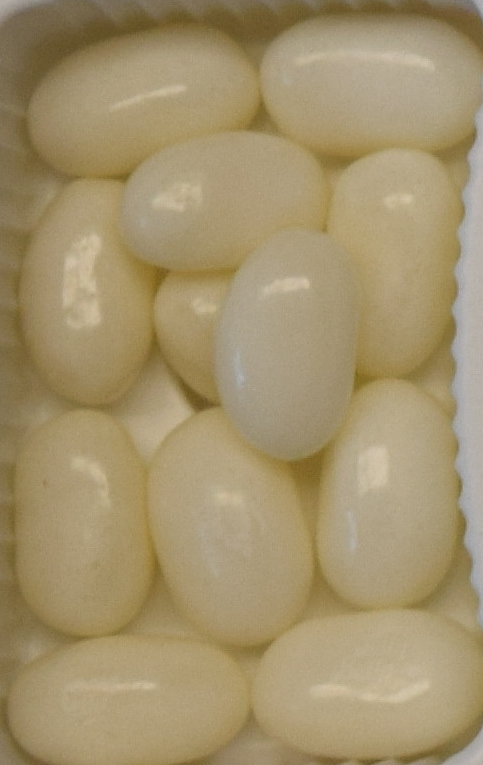
#> input picture data-gift-box/coconut-sm.png, 483 x 765 px, found by its file name
$ python decide_Scripts.py
#> lines starting #> are read from the running program, lines starting #| are printed output that depends on the picture; after the words box and inside, x2 and y2 are one past the last pixel; in counts of white or black regions, pixels touching at a corner belong together; pictures that were not available may be replaced by others from this repository, and a replacement may not be noted
### Codes_Jellybean/demo_new_trial_light_end_to_end_catch.py
## necessary library  imports
import cv2
# from scipy import ndimage
from skimage.segmentation import flood_fill
# from skimage.segmentation import clear_border
import numpy as np
# [7 lines of commented-out code are left out]
from skimage.filters import threshold_multiotsu
from PIL import Image
# from skimage.segmentation import random_walker
# import imutils
import uuid

# increase, decrease the size of a contour
# [11 lines left out: function scale_contour, not called in this run]

# [6 lines of commented-out code are left out]

def mask_for_beans_light_catch(path, resize_factor = 3.5):

    # read the image
    test_image_colored = cv2.imread(path)
    name = path.split("\\")[-2]+"." +path.split("\\")[-1].split(".")[-2]
    # convert to yuv
    # the y channel is the light/dark channel
    test_image = cv2.cvtColor(test_image_colored, cv2.COLOR_BGR2YUV)
    # extract the y component
    test_image = test_image[:,:,0]

    # equalize the histogram
    equ = cv2.equalizeHist(test_image)
    # hard to see big images in spyder
    # uncomment if you want to see
    # cv2.imwrite(r"D:\Jellybean\Relevant\Test_Images\equalized_grayscale.png",equ)

    # Apply multi-Otsu threshold
    # there are three basic components
    # the bean, the shadow, and the background
    thresholds = threshold_multiotsu(equ, classes=3)

    # Using the threshold values, we generate the three regions.
    regions = np.digitize(equ, bins=thresholds)

    # basic strategy
    # initialize an empty mask
    # and use the regions to get different masks
    mask1 = np.zeros(regions.shape, dtype="uint8")
    mask1[regions == 0] = 255
    # visualize
    # cv2.imwrite(r"D:\Jellybean\Relevant\Test_Images\mask0_gray.png",mask1)


    mask2 = np.zeros(regions.shape, dtype="uint8")
    mask2[regions == 1] = 255
    # cv2.imwrite(r"D:\Jellybean\Relevant\Test_Images\mask1_gray.png",mask2)

    mask3 = np.zeros(regions.shape, dtype="uint8")
    mask3[regions == 2] = 255
    # cv2.imwrite(r"D:\Jellybean\Relevant\Test_Images\mask2_gray.png",mask3)

    # choose the mask which has lowest variation in the areas of detected contours
    # after let's say truncating some low area contours

    # our main goal is to automatically pick the correct mask
    # we want
    # 1. the index for the contours that have area more than 100000
    # 2. the areas of those contours

    # my hypothesis is that, the best mask would have
    # the lowest variation in the areas of the contours

    # empty list for the index of each contour in each mask
    # empty list for the index of each contour in each mask
    obj_catch1 = []

    # contour object for each mask
    contours_catch = []

    # lengths for the contours
    len_catch = []

    # iterate through the three masks
    for i in range(3):
        # extracting mask depending on the index
        mask = (i ==0)*mask1 + (i==1)*mask2 + (i==2)*mask3

        # copy mask object
        sure_bg =mask.copy().astype(float)

        # define kernel for erosion
        kernel = np.ones((5,5),np.uint8)
        # erode
        erosion = cv2.erode(sure_bg,kernel,iterations = 1)
        # convert to uint8
        opening = cv2.convertScaleAbs(erosion*255)


        # mask = np.zeros(opening.shape, np.uint8)
        # find contours
        contours, hierarchy = cv2.findContours(opening, cv2.RETR_TREE, cv2.CHAIN_APPROX_SIMPLE)

        # append for each mask
        contours_catch.append(contours)

        # areas of contours
        areas = [cv2.contourArea(n) for i,n in enumerate(contours) if cv2.contourArea(n) > 100000]

        # length
        length = len(areas)

        # index of contours
        obj = [i for i,n in enumerate(contours) if cv2.contourArea(n) > 100000]

        # append the indexes
        obj_catch1.append(obj)

        # append the lengths
        len_catch.append(length)


    # make the masks into a list
    masks = [mask1, mask2, mask3]


    # # find the best index
    # # best index is the index of the mask
    # # that has the lowest variation in the areas of the contours
    # best_ind = [k for (k,v) in dictionary.items() if v == np.min([i for i in dictionary.values()])][0]
    best_ind = np.argmax(len_catch)

    # extract the mask, the index, contour object for the best index
    required_mask = masks[best_ind]
    required_obj = obj_catch1[best_ind]
    required_contours = contours_catch[best_ind]

    # draw the contours of the mask
    # initialize empty mask
    mask = np.zeros(required_mask.shape, np.uint8)

    # iterate over the indexes
    for i in required_obj:
        # draw the picked up contours
        cv2.drawContours(mask, required_contours, i, (255,255), -1)
        # visualize
        # cv2.imwrite(r"D:\Jellybean\Relevant\Test_Images\thresholded_mask.png",mask)

    # flood fill at each corner to get rid of whites on edges

    th2 = flood_fill(mask, (0, 0),0)
    th2 = flood_fill(th2, (0, mask.shape[1]-1),0)
    th2 = flood_fill(th2, (mask.shape[0]-1, 0),0)
    th2 = flood_fill(th2, (mask.shape[0]-1, mask.shape[1]-1),0)
    # visualize
    # cv2.imwrite(r"D:\Jellybean\Relevant\Test_Images\thresholded_gray_ff.png",th2)

    # label the contours
    ret, markers = cv2.connectedComponents(th2)
    # markers = markers+1
    # convert the equalized grayscale from earlier to float
    equ = equ/255.0

    # counter = 0
    for i in range(1,np.max(markers)):

        try:
            counter = uuid.uuid1()
        # counter = counter + 1
        # print(i)
    # for a sample label index
            mask4 = np.zeros(markers.shape, dtype="uint8")
            mask4[markers == i] = 255
        # cv2.imwrite(r"D:\Jellybean\Relevant\Test_Images\mask_samp.png",mask4)

        # crop the colored portion of the image as well
            mask_3d = np.dstack([mask4]*3)
            img_mask_col = (test_image_colored/255.0)*(mask_3d/255.0)
            img_mask_col = cv2.convertScaleAbs(img_mask_col*255)
        # img_1 = Image.fromarray(np.uint8(cm.gist_earth(img_mask)))

        # crop the image
        # colored
            im_col = Image.fromarray(img_mask_col)
            im_box_col = im_col.getbbox()
        # translation from Image to numpy
            stack_img_col =np.array(im_col.crop(im_box_col))
        # cv2.imwrite(r"D:\Jellybean\Relevant\Test_Images\cropped_colored.png",stack_img_col)

        # multiply with the sample mask to get the relevant image
            img_mask = equ*(mask4/255.0)
            img_mask = cv2.convertScaleAbs(img_mask*255)
        # img_1 = Image.fromarray(np.uint8(cm.gist_earth(img_mask)))

        # crop the image
            im = Image.fromarray(img_mask)
            im_box = im.getbbox()
        # translation from Image to numpy
            stack_img =np.array(im.crop(im_box))
        # histogram
        # plt.hist(stack_img.ravel(),256,[1,256]); plt.show()

        # visualize the cropped image
        # cv2.imwrite(r"D:\Jellybean\Relevant\Test_Images\cropped_eq.png",stack_img)

        # maybe we do not need to equalize since we had already equalized
        # but the previous equalization was on uncropped image
        # might have an impact

        # equalize histogram
            equ_temp = cv2.equalizeHist(stack_img)
        # visualize the equallized histogram
        # cv2.imwrite(r"D:\Jellybean\Relevant\Test_Images\cropped_eq_sq.png",equ_temp)
        # histogram
        # plt.hist(equ_temp.ravel(),256,[1,256]); plt.show()


    # Apply multi-Otsu threshold
    # thresholds = threshold_multiotsu(stack_img, classes=3)
            thresholds = threshold_multiotsu(equ_temp, classes=3)


        # regions = np.digitize(stack_img, bins=thresholds)
            regions = np.digitize(equ_temp, bins=thresholds)

        # get the three regions
            mask1 = np.zeros(regions.shape, dtype="uint8")
            mask1[regions == 0] = 255
            if mask1[0,0] == 255:
                kernel = np.ones((5,5),np.uint8)
                mask1 = cv2.erode(mask1,kernel,iterations = 2)
            # cv2.imwrite(r"D:\Jellybean\Relevant\Test_Images\mask0_crop.png",mask1)
            else:
                kernel = np.ones((5,5),np.uint8)
                mask1 = cv2.dilate(mask1,kernel,iterations = 2)
            # cv2.imwrite(r"D:\Jellybean\Relevant\Test_Images\mask0_crop.png",mask1)

            mask2 = np.zeros(regions.shape, dtype="uint8")
            mask2[regions == 1] = 255
            if mask2[0,0] == 255:
                kernel = np.ones((5,5),np.uint8)
                mask2 = cv2.erode(mask2,kernel,iterations = 2)
            # cv2.imwrite(r"D:\Jellybean\Relevant\Test_Images\mask1_crop.png",mask2)
            else:
                kernel = np.ones((5,5),np.uint8)
                mask2 = cv2.dilate(mask2,kernel,iterations = 2)
            # cv2.imwrite(r"D:\Jellybean\Relevant\Test_Images\mask1_crop.png",mask2)


            mask3 = np.zeros(regions.shape, dtype="uint8")
            mask3[regions == 2] = 255
            if mask3[0,0] == 255:
                kernel = np.ones((5,5),np.uint8)
                mask3 = cv2.erode(mask3,kernel,iterations = 2)
            # cv2.imwrite(r"D:\Jellybean\Relevant\Test_Images\mask2_crop.png",mask3)
            else:
                kernel = np.ones((5,5),np.uint8)
                mask3 = cv2.dilate(mask3,kernel,iterations = 2)
            # cv2.imwrite(r"D:\Jellybean\Relevant\Test_Images\mask2_crop.png",mask3)

            # combine the above masks into a list
            mask_comb = [mask1, mask2, mask3]

        # we will try to reduce the masks to a contour that has max area
        # initialize an object will have augmented masks
            aug_masks = []

        # iterate over the list
            for mask in mask_comb:


                th2 = flood_fill(mask, (0, 0),0)
                th2 = flood_fill(th2, (0, mask.shape[1]-1),0)
                th2 = flood_fill(th2, (mask.shape[0]-1, 0),0)
                th2 = flood_fill(th2, (mask.shape[0]-1, mask.shape[1]-1),0)
                mask = th2.copy()
            # detect contours
                contours, hierarchy = cv2.findContours(mask, cv2.RETR_TREE, cv2.CHAIN_APPROX_SIMPLE)

        # this help to deal with overlapping beans
                obj = [i for i,n in enumerate(contours) if cv2.contourArea(n) >= 1000]

        # if the length of index is greater than 2
        # that is more than 2 contours detected, keep only two (possibly)

            # initialize empty mask
                mask_draw = np.zeros(mask.shape, np.uint8)

            # draw the contour with max area
                for i in obj:
        # print(i)
                    mask_temp = cv2.drawContours(mask_draw, contours, i, (255,255), -1)
                aug_masks.append(mask_temp)

        #th2 = ndimage.binary_fill_holes(th2)
    # iterate over the augmented masks and draw them on disk
    # maybe also get the area of each augmented mask
            area_aug_mask = []
            for i,n in enumerate(aug_masks):
            # path = r"D:\Jellybean\Relevant\Test_Images\aug_mask_" + str(i) + ".png"
            # cv2.imwrite(path,n)
            # detect contour
                contours, hierarchy = cv2.findContours(n, cv2.RETR_TREE, cv2.CHAIN_APPROX_SIMPLE)


            # area of the contour
                area = [cv2.contourArea(i) for i in contours]
                area_aug_mask.append(area)

        # index for the mask corresponding to smallest area
        # smallest_index   = np.argmin(area_aug_mask)
            smallest_index   = 0

        # get the mask corresponding to the index
            req_mask = aug_masks[smallest_index]


        # detect the contours in this mask
        # make it 3d, and get the median r,g,b of this mask
        # if any one of them is less than 100, ignore the mask
            contours_req, hierarchy_req = cv2.findContours(req_mask, cv2.RETR_TREE, cv2.CHAIN_APPROX_SIMPLE)

        # areas = [cv2.contourArea(i) for i in contours_req]

            catch = []
        # draw the contour with max area
            for i in range(len(contours_req)):
                mask_draw_req = np.zeros(req_mask.shape, np.uint8)
            # print(i)
                mask_draw_req = cv2.drawContours(mask_draw_req, contours_req, i, (255,255), -1)

                mask_3d_col_req = np.dstack([mask_draw_req]*3)
                img_mask_col_ns_req = (stack_img_col/255.0)*(mask_3d_col_req/255.0)
                img_mask_col_ns_req =  cv2.convertScaleAbs(img_mask_col_ns_req*255)
            # cv2.imwrite(r"D:\Jellybean\Relevant\Test_Images\checkcheck.png",img_mask_col_ns_req)
            # red channel
                red_channel = img_mask_col_ns_req[:,:,2]
                red_channel_flat = red_channel.ravel()
                median_red_channel = [i for i in red_channel_flat if i !=0]
                median_red_channel = np.median(median_red_channel)
            # green channel
                green_channel = img_mask_col_ns_req[:,:,1]
                green_channel_flat = green_channel.ravel()
                median_green_channel = [i for i in green_channel_flat if i !=0]
                median_green_channel = np.median(median_green_channel)
            # blue channel
                blue_channel = img_mask_col_ns_req[:,:,0]
                blue_channel_flat = blue_channel.ravel()
                median_blue_channel = [i for i in blue_channel_flat if i !=0]
                median_blue_channel = np.median(median_blue_channel)

                list_catch = [median_red_channel, median_green_channel, median_blue_channel]
                how_many = [i for i in list_catch if i >= 70]
                how_many_sum = len(how_many)
                catch.append(how_many_sum)

            # try to get the center of the contours
        # contours_temp,_= cv2.findContours(req_mask, cv2.RETR_TREE, cv2.CHAIN_APPROX_SIMPLE)
        # cnts = imutils.grab_contours(contours_temp)

            mask_draw = np.zeros(req_mask.shape, np.uint8)
            for i,n in  enumerate(contours_req):

                if catch[i] > 1:

                    cnt_scaled = scale_contour(n, resize_factor)
                # mask_draw = np.zeros(req_mask.shape, np.uint8)
                    mask_temp = cv2.drawContours(mask_draw, [cnt_scaled], -1, (255,255), -1)

        # cv2.imwrite(r"D:\Jellybean\Relevant\Test_Images\scaled_mask.png",mask_temp)


        # invert the mask
        # because we want to remove this area
            dilation_inv = 255 - mask_temp

        # make this a 3d mask
        # because we will apply this on the colored crop of the bean
            mask_3d_col = np.dstack([dilation_inv]*3)

        # multiply the 3d mask with the colored crop of the bean
        # to hopefully remove the shadow
            img_mask_col_ns = (stack_img_col/255.0)*(mask_3d_col/255.0)
            img_mask_col_ns = cv2.convertScaleAbs(img_mask_col_ns*255)

        # visualize
        # cv2.imwrite(r"D:\Jellybean\Relevant\Test_Images\colored_no_shadow.png",img_mask_col_ns)

        # maybe can clean it by fitting an ellipse
        # get the mask first
            img_mask_col_ns_mask = (img_mask_col_ns[:,:,0] + img_mask_col_ns[:,:,1] + img_mask_col_ns[:,:,2]) >=1
            img_mask_col_ns_mask  = cv2.convertScaleAbs(img_mask_col_ns_mask*255)
        # cv2.imwrite(r"D:\Jellybean\Relevant\Test_Images\colored_no_shadow_bin.png",img_mask_col_ns_mask.astype(float))

        # detect contours
            contours,hierarchy = cv2.findContours(img_mask_col_ns_mask, cv2.RETR_TREE, cv2.CHAIN_APPROX_SIMPLE)

        # remove holes
            contours = [ i for i in contours if cv2.contourArea(i) > 10000]

        # draw contours
            mask = np.zeros(img_mask_col_ns_mask.shape, np.uint8)
            for i in contours:
                e = cv2.fitEllipse(i)
            # get  mask define by the ellipse
                mask_ellipse =cv2.ellipse(mask, e, color=(255,255,255), thickness=-1)/255.0


            mask_ellipse  = cv2.convertScaleAbs(mask_ellipse*255)
        # cv2.imwrite(r"D:\Jellybean\Relevant\Test_Images\colored_elliptical_mask.png",mask_ellipse)

            mask_3d_col = np.dstack([mask_ellipse]*3)

        # multiply the 3d mask with the colored crop of the bean
        # to hopefully remove the shadow
            img_mask_col_ns = (stack_img_col/255.0)*(mask_3d_col/255.0)
            img_mask_col_ns = cv2.convertScaleAbs(img_mask_col_ns*255)

            file_sub = "D:\\Jellybean\\Relevant\\Test_Images\\split\\" + name + "_"  + str(counter) + ".png"
        # visualize
            cv2.imwrite(file_sub   ,img_mask_col_ns)

        except:
            pass
# mask_for_beans(path)

### Codes_Jellybean/decide_Scripts.py
# we have to decide which are dark beans
# and which are light beans

import os
import cv2
import numpy as np
import pandas as pd
import matplotlib.pyplot as plt
# from skimage.filters import threshold_otsu
from joblib import Parallel, delayed
from demo_new_trial_light_end_to_end_catch import mask_for_beans_light_catch
from demo_new_trial_dark_end_to_end import mask_for_beans_dark

path = r"D:\Jellybean\Relevant\jellybean_data-master"
os.chdir(path)

folder_names = os.listdir()

catch = []

for i in folder_names:
    path_temp = path + "\\" + i
    os.chdir(path_temp)
    first_file = path_temp + "\\" +  os.listdir()[0]

    # read the file
    test_image_colored = cv2.imread(first_file)
#> test_image_colored is the input picture: shape (765, 483, 3); mean B, G, R 108.1, 146, 163
    # convert to yuv
    # the y channel is the light/dark channel
    test_image = cv2.cvtColor(test_image_colored, cv2.COLOR_BGR2YUV)
#> test_image: shape (765, 483, 3); mean of channels 0, 1, 2 146.8, 109, 142.3
    # extract the y component
    test_image = test_image[:,:,0]
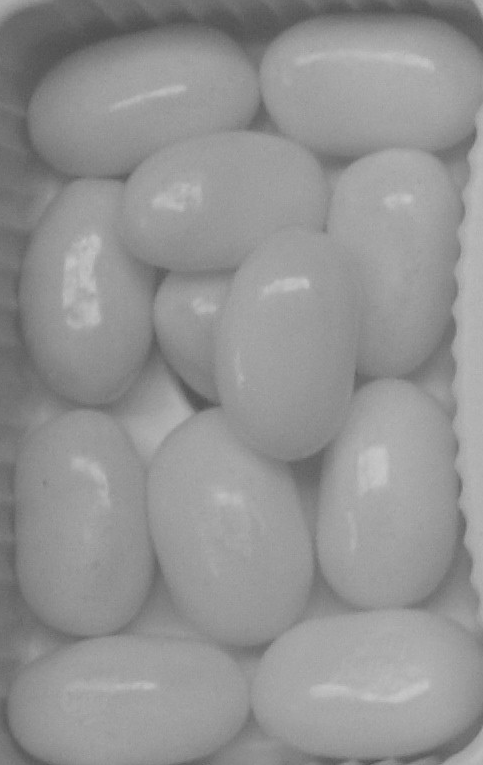
#> test_image: shape (765, 483); min 77, max 199, mean 146.8

    # get the lowest value of the pixel
    lowest_value = np.min(test_image.ravel())
#> lowest_value = 77

    # catch
    catch_dict = {"name":i, "pixel":  lowest_value}
#> catch_dict = {'name': 'coconut-sm.png', 'pixel': 77}

    # append
    catch.append(catch_dict)


# convert to a dataframe
df_val = pd.DataFrame(catch).sort_values("pixel", ascending = False).reset_index(drop= True)
#> df_val = table of 1 rows and 2 columns

# threshold_otsu(df_val["pixel"])

plt.hist(df_val["pixel"],np.max(df_val["pixel"]),[np.min(df_val["pixel"]),np.max(df_val["pixel"])])
plt.show()
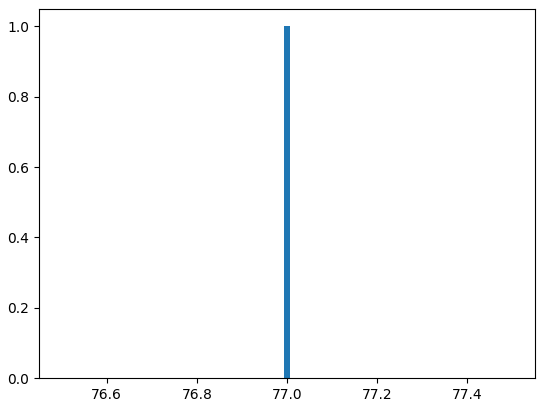
#> figure drawn by matplotlib, 1 panel; tallest bar 1 high, from x = 76.99 to 77.01


# above red apple can go to light_val
# get the paths for the light_val


path = r"D:\Jellybean\Relevant\jellybean_data-master"
light_val = df_val[:30]["name"]
light_paths = []
for i in light_val:
    path_temp = path + "\\" + i
    os.chdir(path_temp)
    first_file = path_temp + "\\" +  os.listdir()[0]
    last_file = path_temp + "\\" +  os.listdir()[len(os.listdir())-1]

    # append
    light_paths.append(first_file)
    light_paths.append(last_file)

Parallel(n_jobs=6, verbose = 10, backend = "loky")(delayed(mask_for_beans_light_catch)(i,resize_factor = 3.5) for i in light_paths)
#> in mask_for_beans_light_catch, `equ = cv2.equalizeHist(test_image)`:
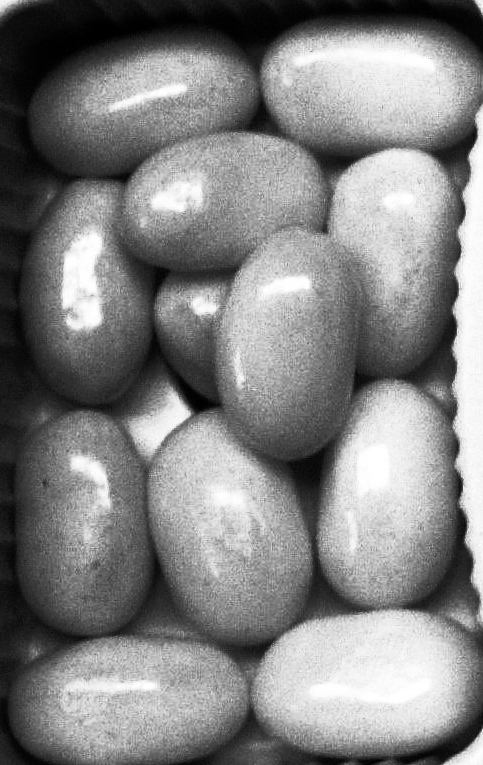
#> equ: shape (765, 483); min 0, max 255, mean 129.7
#> in mask_for_beans_light_catch, `thresholds = threshold_multiotsu(equ, classes=3)`: thresholds = [80, 164]
#> in mask_for_beans_light_catch, `regions = np.digitize(equ, bins=thresholds)`:
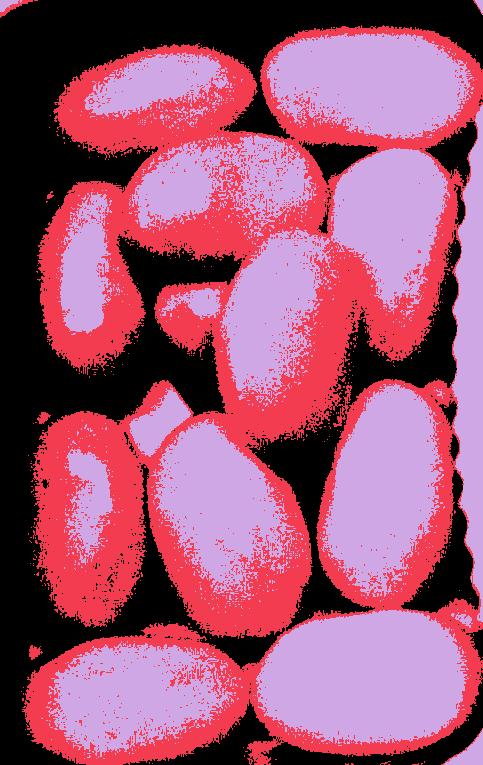
#> regions: shape (765, 483) int64; 3 distinct labels, from 0 to 2; one colour per label, 0 black
#> after the loop in mask_for_beans_light_catch, `for i in range(1,np.max(markers)):`:
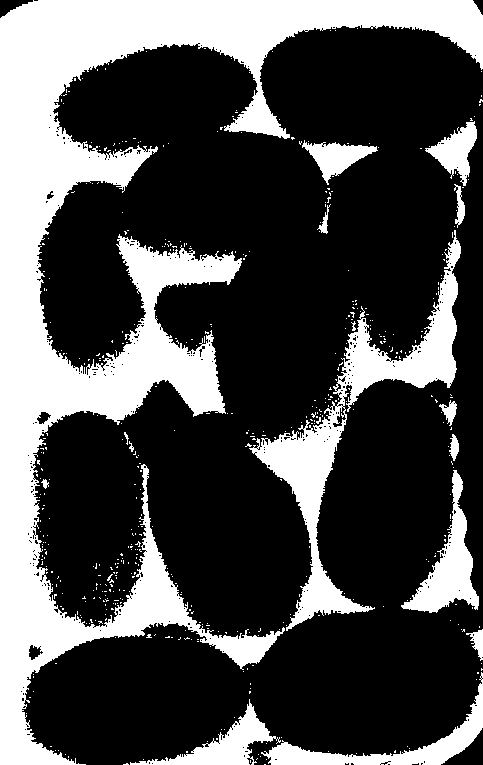
#> mask1: shape (765, 483); 29.9% white; 508 white regions (492 under 20 px), largest, box (x1, y1, x2, y2) and area: (0, 0, 483, 765) 81777, (249, 230, 461, 631) 13385, (261, 672, 483, 765) 3742
#> (the rest of the program and of its run is left out)
